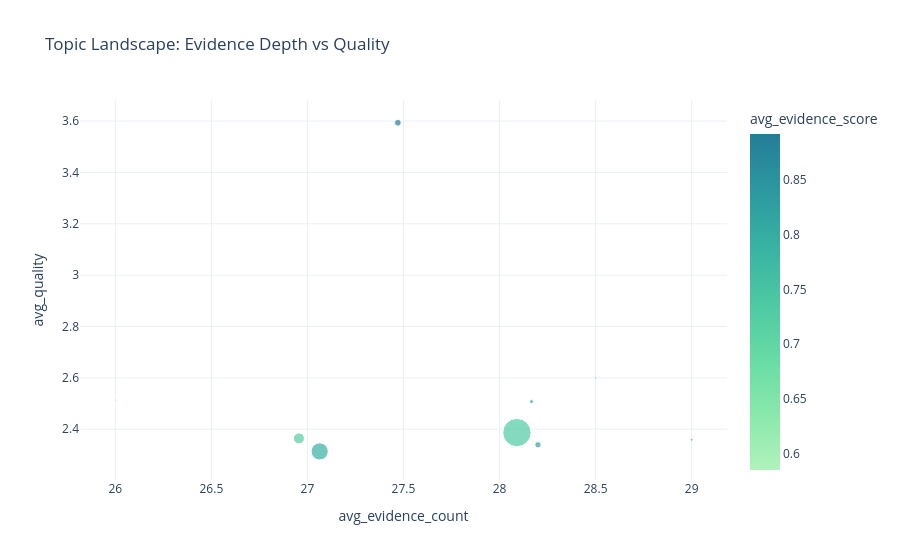

Source (notebook cell):
### Code cell
# Topic + evidence combined analysis
topic_stats = analysis_df.groupby("topic", as_index=False).agg(
    markets=("id", "count"),
    avg_quality=("quality_score", "mean"),
    avg_evidence_count=("evidence_count", "mean"),
    avg_evidence_score=("evidence_avg_score", "mean")
)
topic_stats = topic_stats.sort_values("markets", ascending=False)
display(topic_stats.head(12))

fig, ax = plt.subplots(figsize=(16, 6))
sns.barplot(data=topic_stats.head(12), x="topic", y="markets", palette=PALETTE, ax=ax)
ax.set_title("Top Topics by Market Count", fontweight="bold")
ax.tick_params(axis="x", rotation=40)
plt.show()

fig = px.scatter(
    topic_stats,
    x="avg_evidence_count",
    y="avg_quality",
    size="markets",
    color="avg_evidence_score",
    hover_name="topic",
    template=TEMPLATE,
    color_continuous_scale="Tealgrn",
    title="Topic Landscape: Evidence Depth vs Quality"
)
fig.show()

### Figure 1 — Plotly figure (JSON) as saved in the notebook; plotly's stock layout.template omitted (floating-point values rounded to 4 significant figures)
{"data": [{"hovertemplate": "<b>%{hovertext}</b><br><br>avg_evidence_count=%{x}<br>avg_quality=%{y}<br>markets=%{marker.size}<br>avg_evidence_score=%{marker.color}<extra></extra>", "hovertext": ["Crypto", "Sports", "ScienceTech", "Politics", "Business", "Other", "Entertainment", "Macro", "Geopolitics"], "legendgroup": "", "marker": {"color": [0.73, 0.7942, 0.7257, 0.8916, 0.8123, 0.8108, 0.7901, 0.5854, 0.7393], "coloraxis": "coloraxis", "size": [299, 110, 45, 17, 15, 6, 3, 3, 2], "sizemode": "area", "sizeref": 0.7475, "symbol": "circle"}, "mode": "markers", "name": "", "orientation": "v", "showlegend": false, "type": "scatter", "x": [28.09, 27.06, 26.96, 27.47, 28.2, 28.17, 29.0, 26.0, 28.5], "xaxis": "x", "y": [2.387, 2.314, 2.364, 3.593, 2.339, 2.507, 2.359, 2.513, 2.6], "yaxis": "y"}], "layout": {"coloraxis": {"colorbar": {"title": {"text": "avg_evidence_score"}}, "colorscale": [[0, "rgb(176, 242, 188)"], [0.1667, "rgb(137, 232, 172)"], [0.3333, "rgb(103, 219, 165)"], [0.5, "rgb(76, 200, 163)"], [0.6667, "rgb(56, 178, 163)"], [0.8333, "rgb(44, 152, 160)"], [1, "rgb(37, 125, 152)"]]}, "legend": {"itemsizing": "constant", "tracegroupgap": 0}, "title": {"text": "Topic Landscape: Evidence Depth vs Quality"}, "xaxis": {"anchor": "y", "domain": [0, 1], "title": {"text": "avg_evidence_count"}}, "yaxis": {"anchor": "x", "domain": [0, 1], "title": {"text": "avg_quality"}}}}
